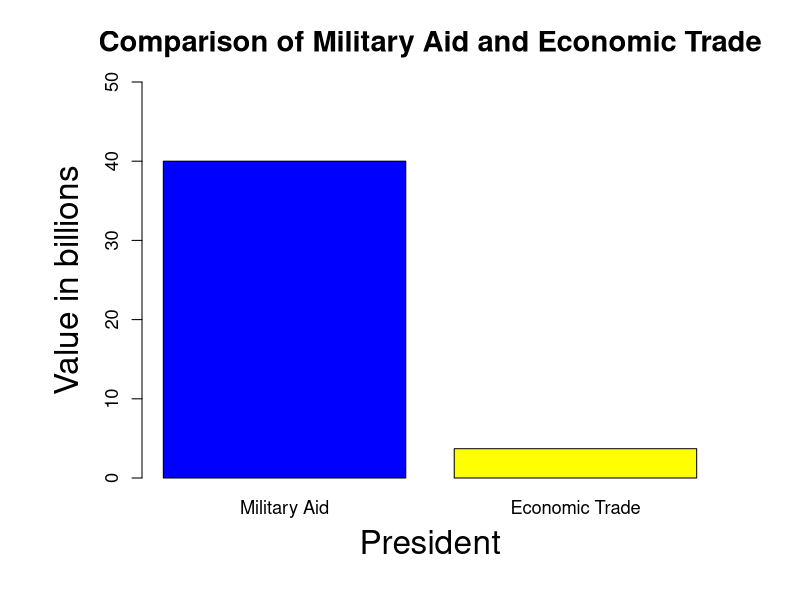
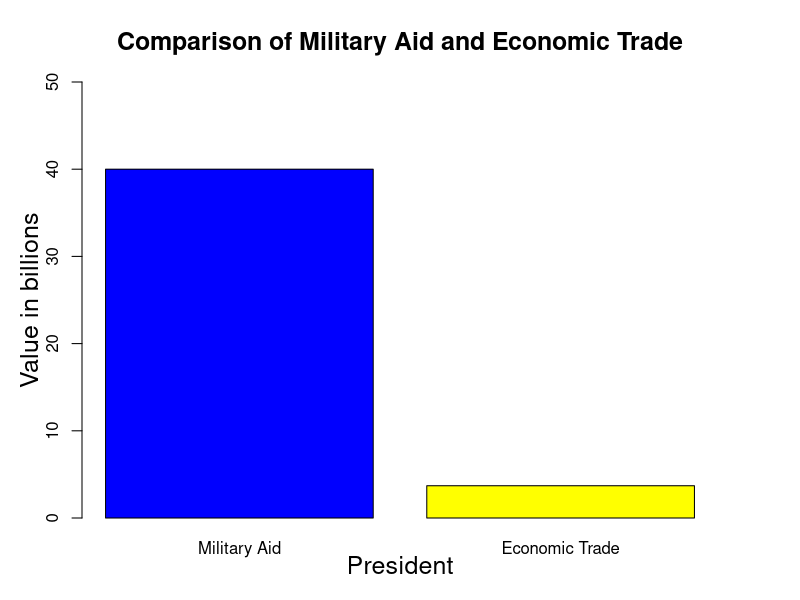

Write R code to recreate these figures, in order.

mil.aid <- 40
eco.trade <- 3.7

png( "viz/ukraine-4v40b.png", 
      width = 1000, height = 750, 
      units = "px", pointsize = 16, 
      bg = rgb( 248, 245, 236, maxColorValue = 255 ) 
)

par( 
    cex.main = 1.75, cex.axis = 1.10, cex.lab = 1.25,
    # margins: bottom, left, top and right
    par( mar = c( 6, 7, 4, 4 ) + 0.1 )  
)

x <- barplot( 
        c( mil.aid, eco.trade ),  names = c( "Military Aid", "Economic Trade"), 
        main = "Comparison of Military Aid and Economic Trade",
        ylim = c( 0, 50 ), xlab="", ylab="", 
        col = c( "blue", "yellow" ) 
) 

title( xlab="President", cex.lab = 2, line = 3 )
title( ylab="Value in billions", cex.lab = 2, line = 3 )

dev.off()


#
# We need to reconfigure values for png and par. Otherwise, the
# previously configured values (from above) continue to prevail.
#
png( "viz/ukraine-4v40b-tumblr.png", 
      width = 500, height = 375, 
      units = "px", pointsize = 9, 
      bg = rgb( 248, 245, 236, maxColorValue = 255 ) 
)

par( 
    cex.main = 1.5, cex.axis = 1, cex.lab = 1,
    # margins: bottom, left, top and right
    par( mar = c( 4, 4, 4, 4 ) + 0.1 )  
)

x <- barplot( 
        c( mil.aid, eco.trade ),  names = c( "Military Aid", "Economic Trade"), 
        main = "Comparison of Military Aid and Economic Trade",
        ylim = c( 0, 50 ), xlab="", ylab="", 
        col = c( "blue", "yellow" ) 
) 

title( xlab="President", cex.lab = 1.5, line = 2 )
title( ylab="Value in billions", cex.lab = 1.5, line = 2 )


dev.off()


# --- END --- #
